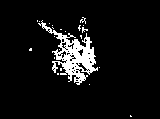
#> input picture MP2/gun.bmp, 160 x 119 px
$ python mp2.py
#> lines starting #> are read from the running program, lines starting #| are printed output that depends on the picture; after the words box and inside, x2 and y2 are one past the last pixel; in counts of white or black regions, pixels touching at a corner belong together
import numpy as np
import cv2

### INPUTS ###
kernel1 = np.array([[1,1,1],
                    [1,1,1],
                    [1,1,1]])

kernel2 = np.array([[0,1,1,1,0],
                    [1,1,1,1,1],
                    [1,1,1,1,1],
                    [1,1,1,1,1],
                    [0,1,1,1,0]])

kernel3 = np.array([[0,0,1,1,1,0,0],
                    [0,1,1,1,1,1,0],
                    [1,1,1,1,1,1,1],
                    [1,1,1,1,1,1,1],
                    [1,1,1,1,1,1,1],
                    [0,1,1,1,1,1,0],
                    [0,0,1,1,1,0,0]])


### FUNCTIONS ###
def Erosion(img_ero, kernel):
    # Create empty image
    img_out = np.zeros(img_ero.shape)

    # Iterate through pixels in input image
    for y in range(img_ero.shape[0]):
        for x in range(img_ero.shape[1]):
            all_valid = True
            # Iterate through kernel pixels
            for y_ker in range(kernel.shape[0]):
                for x_ker in range(kernel.shape[1]):
                    # Check if all overlapping pixels are >0
                    y_ = int(-kernel.shape[0] / 2 + y_ker + y) + 1
                    x_ = int(-kernel.shape[1] / 2 + x_ker + x) + 1
                    if y_ >= 0 and x_ >= 0 and y_ < img_ero.shape[0] and x_ < img_ero.shape[1] and kernel[y_ker, x_ker] > 0 and all_valid:
                        if img_ero[y_, x_] > 0:
                            pass
                        else:
                            # If pixel not 0, set all_valid to False
                            all_valid = False
            # If all pixels masked by kernel are >0, set img_out pixel to 255
            if all_valid:
                img_out[y, x] = 255

    return img_out


def Dilation(img_dil, kernel):
    # Create empty image
    img_out = np.zeros(img_dil.shape)

    # Iterate through pixels in input image
    for y in range(img_dil.shape[0]):
        for x in range(img_dil.shape[1]):
            # Check if pixel is 1
            if img_dil[y, x] > 0:
                # Iterate through kernel pixels
                for y_ker in range(kernel.shape[0]):
                    for x_ker in range(kernel.shape[1]):
                        # Update pixels in image out based on kernel
                        y_ = int(-kernel.shape[0] / 2 + y_ker + y) + 1
                        x_ = int(-kernel.shape[1] / 2 + x_ker + x) + 1
                        if y_ >= 0 and x_ >= 0 and y_ < img_dil.shape[0] and x_ < img_dil.shape[1] and kernel[y_ker, x_ker] > 0:
                            img_out[y_, x_] = 255

    return img_out


def Opening(img_open, kernel):
    # Erode image
    img_ero = Erosion(img_open, kernel)
    # Dilate image
    img_out = Dilation(img_ero, kernel)

    return img_out


def Closing(img_close, kernel):
    # Dilate image
    img_dil = Dilation(img_close, kernel)
    # Erode image
    img_out = Erosion(img_dil, kernel)

    return img_out


def Boundary(img_bound, kernel):
    # Create empty image
    img_out = np.zeros(img_bound.shape)

    # Erode image
    img_ero = Erosion(img_bound, kernel)

    # Iterate thru pixels
    for y in range(img_bound.shape[0]):
        for x in range(img_bound.shape[1]):
            # Set pixel to 255 in output if it is white in input image but black in eroded image
            if img_bound[y, x] > 0 and img_ero[y, x] == 0:
                img_out[y, x] = 255
            else:
                pass

    return img_out


def show_image(img_show, filename, str=''):
    cv2.imshow('Grayscale Image', img_show)
    # Wait for any key to be pressed
    print('Displaying image. Press any key to continue...')
    cv2.waitKey(0)
    cv2.destroyAllWindows()
    if str != '':
        print('Saving image...')
        file_out = filename[0:-4] + '_' + str + '_out.png'
        cv2.imwrite(file_out, img_show)


### MAIN CODE ###
# gun.bmp
# Import file
file = 'gun.bmp'
image = cv2.imread(file)
#> image is the input picture: shape (119, 160, 3); 7% white; 22 white regions (21 under 20 px), largest, box (x1, y1, x2, y2) and area: (38, 20, 98, 85) 1251
image = cv2.cvtColor(image, cv2.COLOR_BGR2GRAY)
show_image(image, file)

# Erosion
image_erosion = Erosion(image, kernel1)
#> after the loop in Erosion, `for y in range(img_ero.shape[0]):`: img_out: shape (119, 160) float64; 2.1% white; 12 white regions (9 under 20 px), largest, box (x1, y1, x2, y2) and area: (69, 38, 94, 71) 271, (63, 56, 74, 74) 69, (77, 74, 84, 80) 21
show_image(image_erosion, file, 'ero')

# Dilation
image_dilation = Dilation(image, kernel1)
#> after the loop in Dilation, `for y in range(img_dil.shape[0]):`: img_out: shape (119, 160) float64; 11.9% white; 5 white regions (3 under 20 px), largest, box (x1, y1, x2, y2) and area: (36, 16, 101, 86) 2207, (28, 47, 33, 52) 24
show_image(image_dilation, file, 'dil')

# Opening
image_open = Opening(image, kernel1)
#> after the loop in Dilation (call 2), `for y in range(img_dil.shape[0]):`: img_out: shape (119, 160) float64; 4.3% white; 10 white regions (5 under 20 px), largest, box (x1, y1, x2, y2) and area: (62, 37, 95, 75) 636, (76, 73, 85, 81) 51, (63, 35, 70, 45) 43, (58, 33, 62, 39) 24, (56, 56, 62, 60) 23
show_image(image_open, file, 'open')

# Closing
image_close = Closing(image, kernel1)
#> after the loop in Erosion (call 3), `for y in range(img_ero.shape[0]):`:
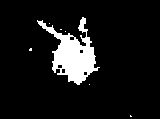
#> img_out: shape (119, 160) float64; 9.1% white; 7 white regions (6 under 20 px), largest, box (x1, y1, x2, y2) and area: (37, 17, 100, 85) 1723
show_image(image_close, file, 'close')

# Remove Noise
image_clean = Closing(image, kernel3)
#> after the loop in Dilation (call 4), `for y in range(img_dil.shape[0]):`:
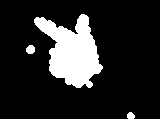
#> img_out: shape (119, 160) float64; 15.5% white; 3 white regions, box (x1, y1, x2, y2) and area: (34, 14, 103, 88) 2842, (26, 45, 35, 54) 66, (127, 112, 135, 119) 45
#> after the loop in Erosion (call 4), `for y in range(img_ero.shape[0]):`:
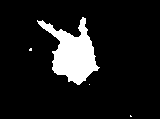
#> img_out: shape (119, 160) float64; 10.5% white; 4 white regions (3 under 20 px), largest, box (x1, y1, x2, y2) and area: (37, 17, 100, 85) 1982
image_clean = Opening(image_clean, kernel2)
#> after the loop in Erosion (call 5), `for y in range(img_ero.shape[0]):`:
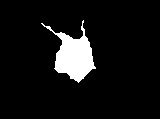
#> img_out: shape (119, 160) float64; 7.6% white; 1 white region, box (x1, y1, x2, y2) and area: (41, 20, 96, 83) 1439
#> after the loop in Dilation (call 5), `for y in range(img_dil.shape[0]):`:
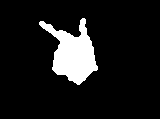
#> img_out: shape (119, 160) float64; 10.2% white; 1 white region, box (x1, y1, x2, y2) and area: (39, 18, 98, 85) 1946
show_image(image_clean, file, 'clean')

# Boundary
image_bound = Boundary(image_clean, kernel1)
#> after the loop in Erosion (call 6), `for y in range(img_ero.shape[0]):`:
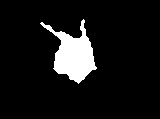
#> img_out: shape (119, 160) float64; 8.6% white; 1 white region, box (x1, y1, x2, y2) and area: (40, 19, 97, 84) 1642
#> after the loop in Boundary, `for y in range(img_bound.shape[0]):`:
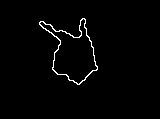
#> img_out: shape (119, 160) float64; 1.6% white in thin lines or dots, all inside (x1, y1, x2, y2) = (39, 18, 98, 85)
show_image(image_bound, file, 'bound')

# palm.bmp
# Import file
file = 'palm.bmp'
image = cv2.imread(file)
image = cv2.cvtColor(image, cv2.COLOR_BGR2GRAY)
show_image(image, file)

# Erosion
image_erosion = Erosion(image, kernel1)
show_image(image_erosion, file, 'ero')

# Dilation
image_dilation = Dilation(image, kernel1)
show_image(image_dilation, file, 'dil')

# Opening
image_open = Opening(image, kernel1)
show_image(image_open, file, 'open')

# Closing
image_close = Closing(image, kernel1)
show_image(image_close, file, 'close')

# Remove Noise
image_clean = Closing(image, kernel3)
image_clean = Opening(image_clean, kernel2)
show_image(image_clean, file, 'clean')

# Boundary
image_bound = Boundary(image_clean, kernel1)
show_image(image_bound, file, 'bound')
